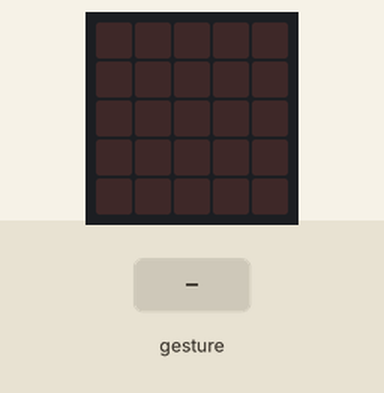
This program was run on a simulated BBC micro:bit (MakeCode). Shown: the board's 5×5 LED display. The inputs (shaded band) are chosen by the test bench. Random numbers come from a fixed seed; a tilt is held for 1.5 s and a shake lasts 1 s, then the board lies face up again.

Above: at 1.2 s.
1.3 s: gesture 'shake'
At 2.7 s:
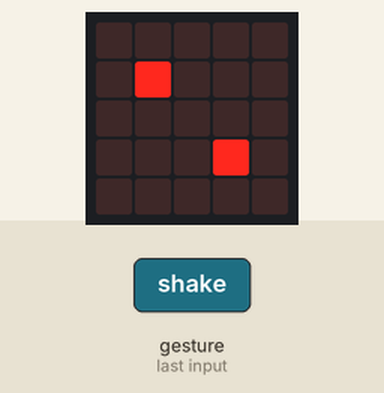
3.0 s: gesture 'shake'
At 4.1 s:
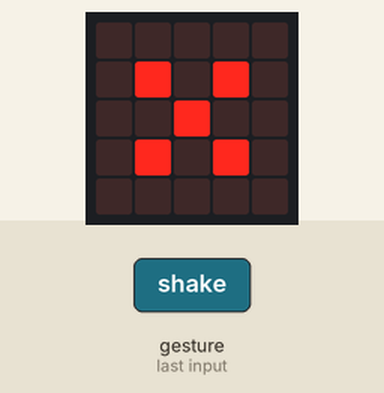
4.7 s: gesture 'shake'
At 5.4 s:
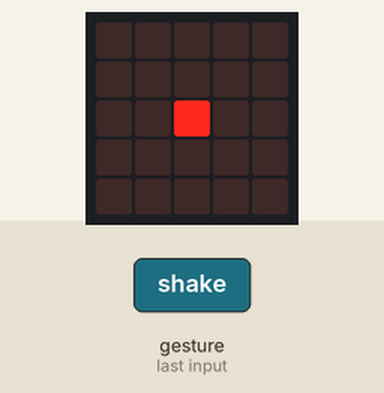
6.4 s: gesture 'shake'
At 7.9 s:
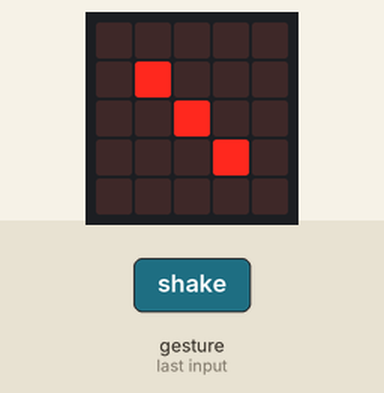
Timing chart, 0 to 9.1 s (numbered marks = the images above; inputs shaded):
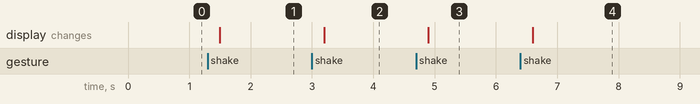

The program:

main.ts
```typescript
let dbk = 0
input.onGesture(Gesture.Shake, function () {
    dbk = randint(0, 5)
    if (dbk == 0) {
        basic.showLeds(`
            . . . . .
            . . . . .
            . . # . .
            . . . . .
            . . . . .
            `)
    } else if (dbk == 1) {
        basic.showLeds(`
            . . . . .
            . # . . .
            . . . . .
            . . . # .
            . . . . .
            `)
    } else if (dbk == 2) {
        basic.showLeds(`
            . . . . .
            . # . . .
            . . # . .
            . . . # .
            . . . . .
            `)
    } else if (dbk == 3) {
        basic.showLeds(`
            . . . . .
            . # . # .
            . . . . .
            . # . # .
            . . . . .
            `)
    } else if (dbk == 4) {
        basic.showLeds(`
            . . . . .
            . # . # .
            . . # . .
            . # . # .
            . . . . .
            `)
    } else if (dbk == 5) {
        basic.showLeds(`
            . # . # .
            . . . . .
            . # . # .
            . . . . .
            . # . # .
            `)
    } else {

    }
})
basic.forever(function () {

})
```

test.ts
```typescript
// ide kerülnek a tesztek; a rendszer ezt nem kompilálja, ha a csomagot bővítményként használják.
```

Measured:
- after the input at 1.3 s, the display: changes after 0.20 s (image 1)
- after the input at 3.0 s, the display: changes after 0.20 s (image 2)
- after the input at 4.7 s, the display: changes after 0.20 s (image 3)
- after the input at 6.4 s, the display: changes after 0.20 s (image 4)
